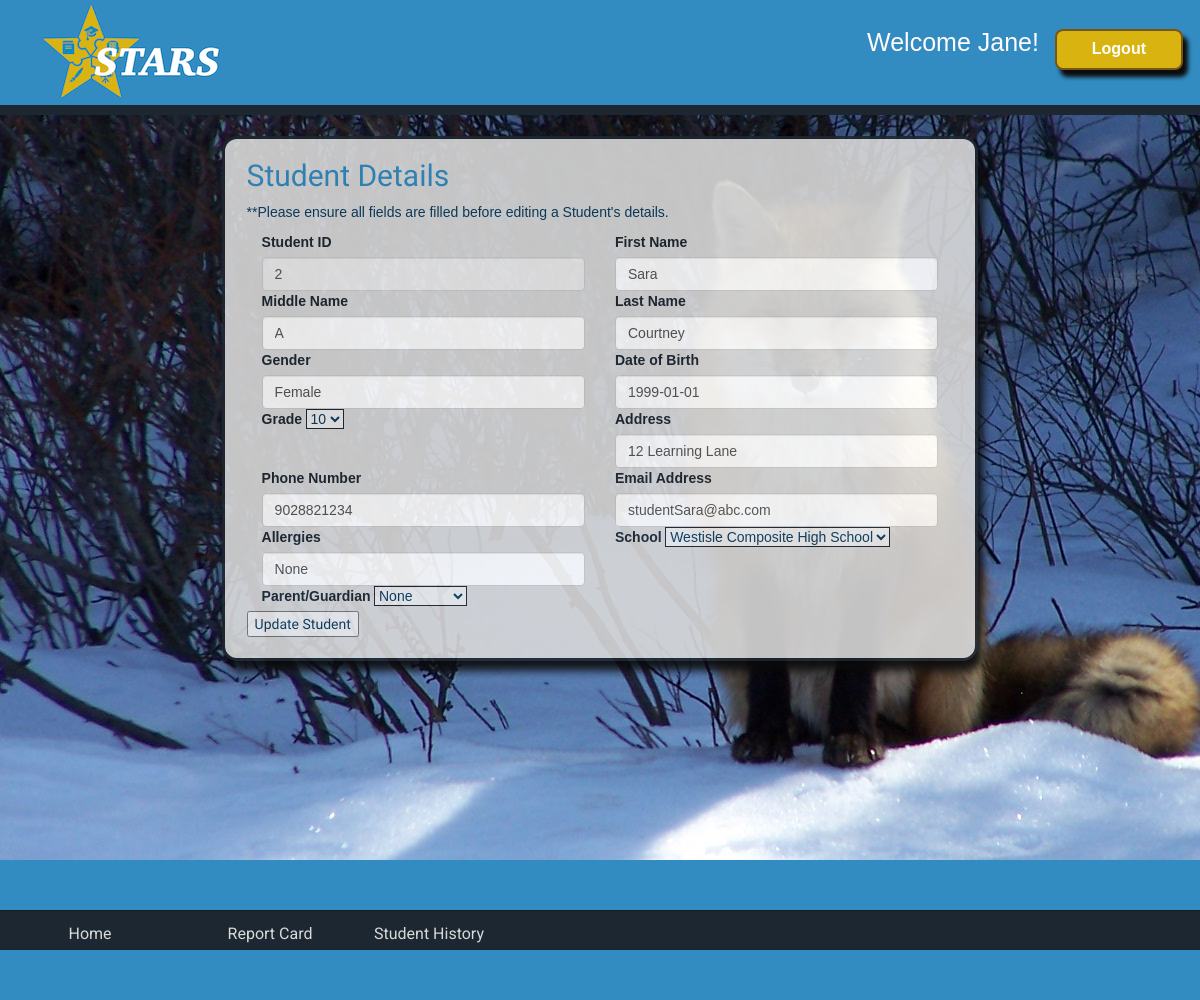
Screenshot of /php/admin/editStudent.php?studentID=2 (signed in) with the database file from the repository.
### tables this page shows
CREATE TABLE `Student` (
                           `studentID` INTEGER(10) NOT NULL AUTO_INCREMENT,
                           `firstName` VARCHAR(30) NOT NULL,
                           `middleName` VARCHAR(30) NOT NULL,
                           `lastName` VARCHAR(60) NOT NULL,
                           `gender` VARCHAR(50) NOT NULL,
                           `dob` CHAR(10) NOT NULL,
                           `grade` INTEGER(10) NOT NULL,
                           `address` VARCHAR(100) NOT NULL,
                           `phoneNum` CHAR(10) NOT NULL,
                           `emailAddress` VARCHAR(100) NOT NULL,
                           `allergies` VARCHAR(500) NOT NULL,
                           `schoolID` INTEGER(10) NOT NULL,
                           `guardianID` INTEGER(10),
                           `userID` INTEGER(10) NOT NULL,
                           `supportEducatorID` INTEGER(10),
                           PRIMARY KEY (`studentID`)
);

### php/admin/editStudent.php (the view, shortened to what this page needs)
<?php
    include "../db/dbConn.php";
    include "../button.class.php";
    if (isset($_POST["updateStudent"])) {
        $msg = "";
        $studentID = $_SESSION["studentID"];
        if ($_POST["firstName"] == "" || $_POST["middleName"] == "" || $_POST["lastName"] == "" ||
            $_POST["gender"] == "" || $_POST["dob"] == "" || $_POST["address"] == "" || $_POST["phoneNum"] == "" ||
            $_POST["emailAddress"] == "" || strlen($_POST["phoneNum"]) < 10 || strlen($_POST["phoneNum"]) > 10 ||
            strlen($_POST["dob"]) < 10 || strlen($_POST["dob"]) > 10) {
            $msg = "Student could not be updated. Please make sure all fields are filled before updating.";
        } else {
            $firstNameFromForm = $_POST["firstName"];
            $middleNameFromForm = $_POST["middleName"];
            $lastNameFromForm = $_POST["lastName"];
            $genderFromForm = $_POST["gender"];
            $dobFromForm = $_POST["dob"];
            $gradeFromForm = $_POST["grade"];
            $addressFromForm = $_POST["address"];
            $phoneNumberFromForm = $_POST["phoneNum"];
            $emailAddressFromForm = $_POST["emailAddress"];
            $allergiesFromForm = $_POST["allergies"];
            $schoolIDFromForm = $_POST["selectSchool"];
            $parentGuardianIDFromForm = $_POST["selectParentGuardian"];
            $updateStudentQuery = "UPDATE student SET firstName = '$firstNameFromForm', middleName = '$middleNameFromForm',
                           lastName = '$lastNameFromForm', gender = '$genderFromForm', dob = '$dobFromForm', grade = '$gradeFromForm',
                           address = '$addressFromForm', phoneNum = '$phoneNumberFromForm', emailAddress = '$emailAddressFromForm',
                           allergies = '$allergiesFromForm', schoolID = $schoolIDFromForm, guardianID = $parentGuardianIDFromForm
                           WHERE studentID = $studentID;";
            $resultSetFromUpdateStudent = $database->query($updateStudentQuery);
            if ($resultSetFromUpdateStudent == 1) {
                $msg = "<h2>Student $studentID has been successfully updated in STARS.</h2><br>";
            } else {
                $msg = "<h2>Sorry, student $studentID could not be updated to the database at this time</h2><br>";
            }
        }
    } else {
        $studentID = $_SESSION["studentID"];
        $queryStudent = "SELECT * FROM student WHERE studentID = $studentID;";
        $resultSetFromQueryStudent = $database->query($queryStudent);
        if ($resultSetFromQueryStudent->num_rows == 1) {
            while ($row = $resultSetFromQueryStudent->fetch_assoc()) {
                $firstName = $row["firstName"];
                $middleName = $row["middleName"];
                $lastName = $row["lastName"];
                $gender = $row["gender"];
                $dob = $row["dob"];
                $address = $row["address"];
                $phoneNumber = $row["phoneNum"];
                $emailAddress = $row["emailAddress"];
                $allergies = $row["allergies"];
            }
        }
        ?>
        <!doctype html>
        <html lang="en">
            <head>
                <link rel="stylesheet" href="//code.jquery.com/ui/1.12.1/themes/base/jquery-ui.css">
                <link rel="stylesheet" href="https://maxcdn.bootstrapcdn.com/bootstrap/3.4.0/css/bootstrap.min.css">
                <link href="../../css/stars.css" rel="stylesheet">
            </head>
            <body>
                <?php include "../../header.php"; ?>
                <div class="jumbotron-fluid">
                    <div class="container-fluid">
                        <form action="editStudent.php" method="post">
                            <h2>Student Details</h2>
                            <p>**Please ensure all fields are filled before editing a Student's details.</p>
                            <div class="row">
                                <div class="col-sm-6">
                                    <label for="studentID">Student ID</label>
                                    <input type="text" name="studentID" class="form-control"
                                           value="<?php echo $studentID; ?>" readonly>
                                </div>
                                <div class="col-sm-6">
                                    <label for="firstname">First Name</label>
                                    <input type="text" name="firstName" class="form-control"
                                           value="<?php echo $firstName; ?>">
                                </div>
                            </div>
                            <div class="row">
                                <div class="col-sm-6">
                                    <label for="middlename">Middle Name</label>
                                    <input type="text" name="middleName" class="form-control"
                                           value="<?php echo $middleName; ?>">
                                </div>
                                <div class="col-sm-6">
                                    <label for="title">Last Name</label>
                                    <input type="text" name="lastName" class="form-control"
                                           value="<?php echo $lastName; ?>">
                                </div>
                            </div>
                            <div class="row">
                                <div class="col-sm-6">
                                    <label for="title">Gender</label>
                                    <input type="text" name="gender" class="form-control"
                                           value="<?php echo $gender; ?>">
                                </div>
                                <div class="col-sm-6">
                                    <label for="title">Date of Birth</label>
                                    <input type="text" name="dob" class="form-control"
                                           value="<?php echo $dob; ?>">
                                </div>
                            </div>
                            <div class="row">
                                <div class="col-sm-6">
                                    <label for="title">Grade</label>
                                    <select name="grade">
                                        <option value="10">10</option>
                                    </select>
                                </div>
                                <div class="col-sm-6">
                                    <label for="title">Address</label>
                                    <input type="text" name="address" class="form-control"
                                           value="<?php echo $address; ?>">
                                </div>
                            </div>
                            <div class="row">
                                <div class="col-sm-6">
                                    <label for="title">Phone Number</label>
                                    <input type="text" name="phoneNum" class="form-control"
                                           value="<?php echo $phoneNumber; ?>">
                                </div>
                                <div class="col-sm-6">
                                    <label for="title">Email Address</label>
                                    <input type="text" name="emailAddress" class="form-control"
                                           value="<?php echo $emailAddress; ?>">
                                </div>
                            </div>
                            <div class="row">
                                <div class="col-sm-6">
                                    <label for="title">Allergies</label>
                                    <input type="text" name="allergies" class="form-control"
                                           value="<?php echo $allergies; ?>">
                                </div>
                                <div class="col-sm-6">
                                    <label for="selectSchool">School</label>
                                    <select name="selectSchool">
                                        <?php
                                            $querySchools = "SELECT schoolID, name FROM school";
                                            $resultFromSchoolQuery = $database->query($querySchools);
                                            if ($resultFromSchoolQuery->num_rows > 0) {
                                                while ($schoolResults = $resultFromSchoolQuery->fetch_assoc()) {
                                                    ?>
                                                    <option
                                                    value="<?php echo $schoolResults["schoolID"]; ?>"><?php echo $schoolResults["name"]; ?></option><?php
                                                }
                                            } else {
                                                echo "<option>There are no Schools registered in STARS</option>";
                                            }
                                        ?>
                                    </select>
                                </div>
                            </div>
                            <div class="row">
                                <div class="col-sm-6">
                                    <label for="selectParentGuardian">Parent/Guardian</label>
                                    <select name="selectParentGuardian">
                                        <option value=NULL>None</option>
                                    </select>
                                </div>
                            </div>
                            <div class="col-3">
                                <button type="submit" id="updateStudent" name="updateStudent">Update Student</button>
                            </div>
                        </form>
                    </div>
                </div>
                <div class="bottom">
                    <div id="footer">
                        <?php include("../../navMenu.php"); ?>
                    </div>
                </div>
            </body>
        </html>
        <?php
    }
?>

### header.php (shortened to what this page needs)
<?php
include 'php/db/dbConn.php';
$loggedUser = " to STARS";
$success = false;
$access = 0;
if (isset($_SESSION['isLoggedIn'])) {
    $success = TRUE;
    $loggedId = $_SESSION['userID'];
    $access = $_SESSION['accessCode'];
}
switch ($access) {
    case 5:
        $queryStu = "SELECT student.firstName FROM student WHERE student.userID = '$loggedId'";
        $result1 = $database->query($queryStu);
        $rowName = $result1->fetch_assoc();
        $loggedUser = $rowName["firstName"];
        break;
}
?>
    <div class="row-header header">
        <div class="col-sm-8 starnav">
          <img src="/CIS2261_Team_Talent_FP_Code/img/StarsWhiteFIN.jpg">
        </div>
        <div class="col-sm-4 topnav">
        <nav>
            <ul class="nav nav-pills pull-right welcome">
                <?php
                if ($success == true) {
                    echo "<li role='presentation'>Welcome " . $loggedUser . "! &nbsp;";
                    echo "</li>";
                }
                ?>
            </ul>
        </nav>
        </div>
    </div>

### css/stars.css (style rules this page uses)
* { box-sizing: border-box; }
html, body { margin: 0; padding: 0; background-color: #328cc1; font-family: Arial, Helvetica, sans-serif; }
.jumbotron-fluid { background-image: url("../img/fox1.jpg"); background-repeat: no-repeat; background-attachment: fixed; padding: 5%; position: center; top: 15%; left: 0px; right: 0px; min-height: 1000px; z-index: 3; }
.container-fluid { background: #d9d9d9; opacity: 0.9; border-radius: 15px; margin: auto; margin-top: 7%; position: relative; width: 70%; border: 3px solid #1D2731; padding: 2%; padding-top: 0%; box-shadow: 5px 10px 8px #0c0c0c; font-family: 'Archivo Black', sans-serif; color: #0b3c5d; overflow: auto; }
.header { background-color: #328cc1; padding-left: 2%; position: fixed; width: 100%; z-index: 30; border-bottom: 10px solid #1D2731; height: 115px; }
label { font-family: Helvetica; color: #1D2731; }
input, select { border: 1px solid #1D2731; font-family: 'Arial', sans-serif; }
p { font-family: 'Arial', sans-serif; }
h1, h2 { color: #328cc1; }
.starnav { position: relative; right: 0px; float: left; height: 115px; top: 0px; }
.topnav { position: relative; float: right; height: 115px; padding-top: 25px; }
.welcome { list-style: none; font-family: Helvetica, sans-serif; font-size: 25px; color: #fffbfb; }
#footer { position: fixed; bottom: 5%; margin: 0px; padding: 0px; left: 0px; right: 0px; width: 100%; height: inherit; border-top: 1px solid rgba(0, 0, 0, 0.3); background: #1D2731; z-index: 5; }
.bottom { position: fixed; bottom: 0%; margin: 0px; padding: 0px; left: 0px; right: 0px; width: 100%; height: 40px; background: #328cc1; z-index: 2; }
.row-header { margin-left: 0px; margin-right: 0px; }
.row { margin:0 !important; }

### rows the page displays
student: firstName "Jane"
student: firstName "Sara", middleName "A", lastName "Courtney", gender "Female", dob "1999-01-01", address "12 Learning Lane", phoneNum "9028821234", emailAddress "studentSara@abc.com", allergies "None"

### other values shown
form field selectSchool "Westisle Composite High School"
